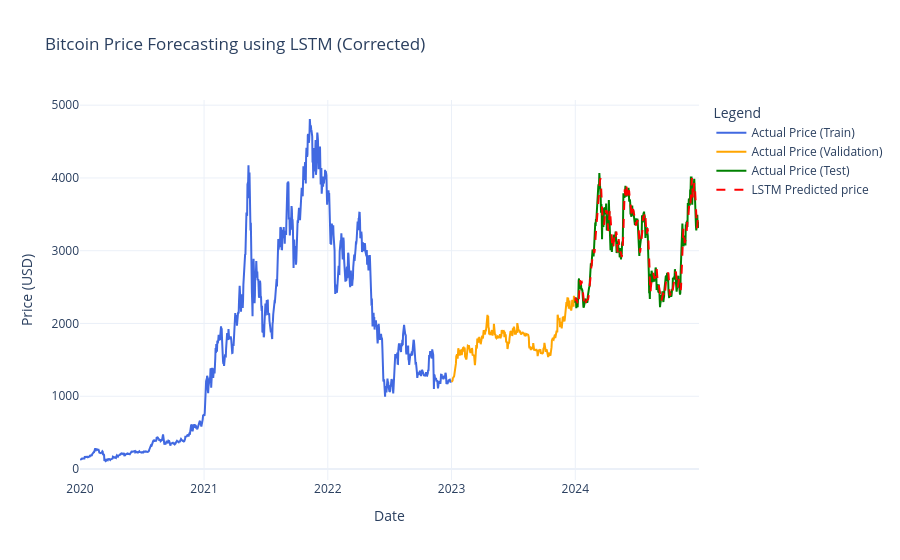

The notebook cell saved with this chart:
### Markdown cell above
## 10. Prepare Data for Plotting and Visualize Results

### Code cell
# Get original data indices corresponding to train/val/test periods
train_dates = df_ETH.index[:training_data_len]
val_dates = df_ETH.index[training_data_len:val_idx_end]
test_dates = df_ETH.index[val_idx_end:]

# Ensure prediction length matches test dates length
if len(predictions_unscaled) != len(test_dates):
    print(f"Warning: Length mismatch between predictions ({len(predictions_unscaled)}) and test dates ({len(test_dates)}). Adjusting plot data.")
    # Attempt to align - this assumes prediction starts on the first test date
    min_len = min(len(predictions_unscaled), len(test_dates))
    plot_test_dates = test_dates[:min_len]
    plot_predictions = predictions_unscaled[:min_len]
    plot_y_test_unscaled = y_test_unscaled[:min_len]
else:
    plot_test_dates = test_dates
    plot_predictions = predictions_unscaled
    plot_y_test_unscaled = y_test_unscaled


# Create DataFrames for plotting
train_plot_df = pd.DataFrame({'Date': train_dates, 'Close': df_ETH['Close'][:training_data_len]})
val_plot_df = pd.DataFrame({'Date': val_dates, 'Close': df_ETH['Close'][training_data_len:val_idx_end]})
test_plot_df = pd.DataFrame({'Date': plot_test_dates, 'Close': plot_y_test_unscaled.flatten(), 'Predictions': plot_predictions.flatten()})


# Plot the results using Plotly
fig = go.Figure()
fig.add_trace(go.Scatter(x=train_plot_df.Date, y=train_plot_df.Close, mode='lines', name='Actual Price (Train)', line=dict(color='royalblue')))
fig.add_trace(go.Scatter(x=val_plot_df.Date, y=val_plot_df.Close, mode='lines', name='Actual Price (Validation)', line=dict(color='orange')))
fig.add_trace(go.Scatter(x=test_plot_df.Date, y=test_plot_df.Close, mode='lines', name='Actual Price (Test)', line=dict(color='green')))
fig.add_trace(go.Scatter(x=test_plot_df.Date, y=test_plot_df.Predictions, mode='lines', name='LSTM Predicted price', line=dict(color='red', dash='dash')))

fig.update_layout(
    title="Bitcoin Price Forecasting using LSTM (Corrected)",
    xaxis_title="Date",
    yaxis_title="Price (USD)",
    legend_title="Legend",
    template="plotly_white"
)
fig.show()

### Figure 1 — Plotly figure (JSON) as saved in the notebook; plotly's stock layout.template omitted (floating-point values rounded to 4 significant figures; data arrays with more than 128 entries replaced by an {"elided": "..."} marker saying what was removed)
{"data": [{"line": {"color": "royalblue"}, "mode": "lines", "name": "Actual Price (Train)", "type": "scatter", "x": {"elided": "1096 str values"}, "y": {"elided": "1096 float values"}}, {"line": {"color": "orange"}, "mode": "lines", "name": "Actual Price (Validation)", "type": "scatter", "x": {"elided": "365 str values"}, "y": {"elided": "365 float values"}}, {"line": {"color": "green"}, "mode": "lines", "name": "Actual Price (Test)", "type": "scatter", "x": {"elided": "366 str values"}, "y": {"elided": "366 float values"}}, {"line": {"color": "red", "dash": "dash"}, "mode": "lines", "name": "LSTM Predicted price", "type": "scatter", "x": {"elided": "366 str values"}, "y": {"elided": "366 float values"}}], "layout": {"legend": {"title": {"text": "Legend"}}, "title": {"text": "Bitcoin Price Forecasting using LSTM (Corrected)"}, "xaxis": {"title": {"text": "Date"}}, "yaxis": {"title": {"text": "Price (USD)"}}}}
